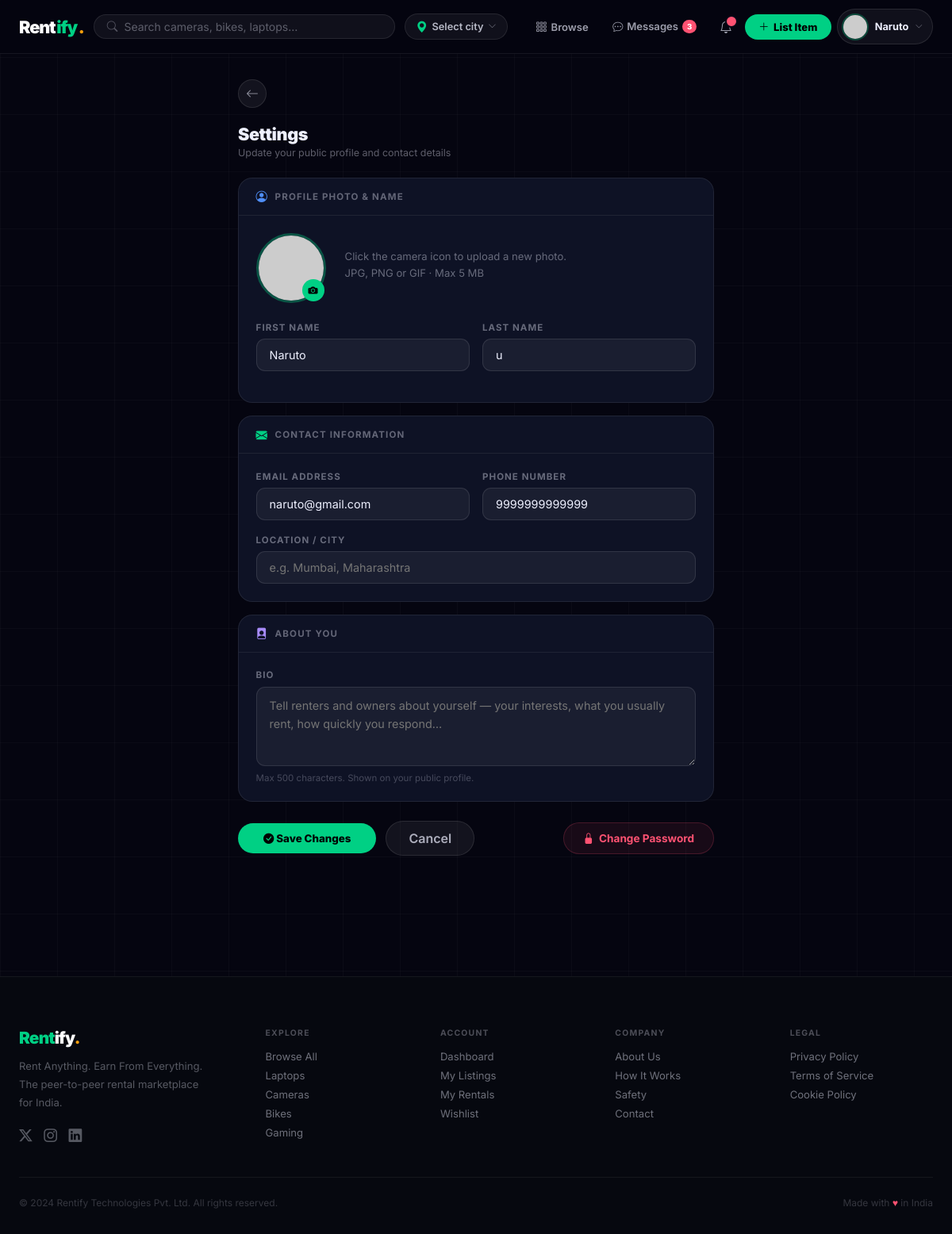
Before: /accounts/profile/edit/ (signed in) with the older database file.
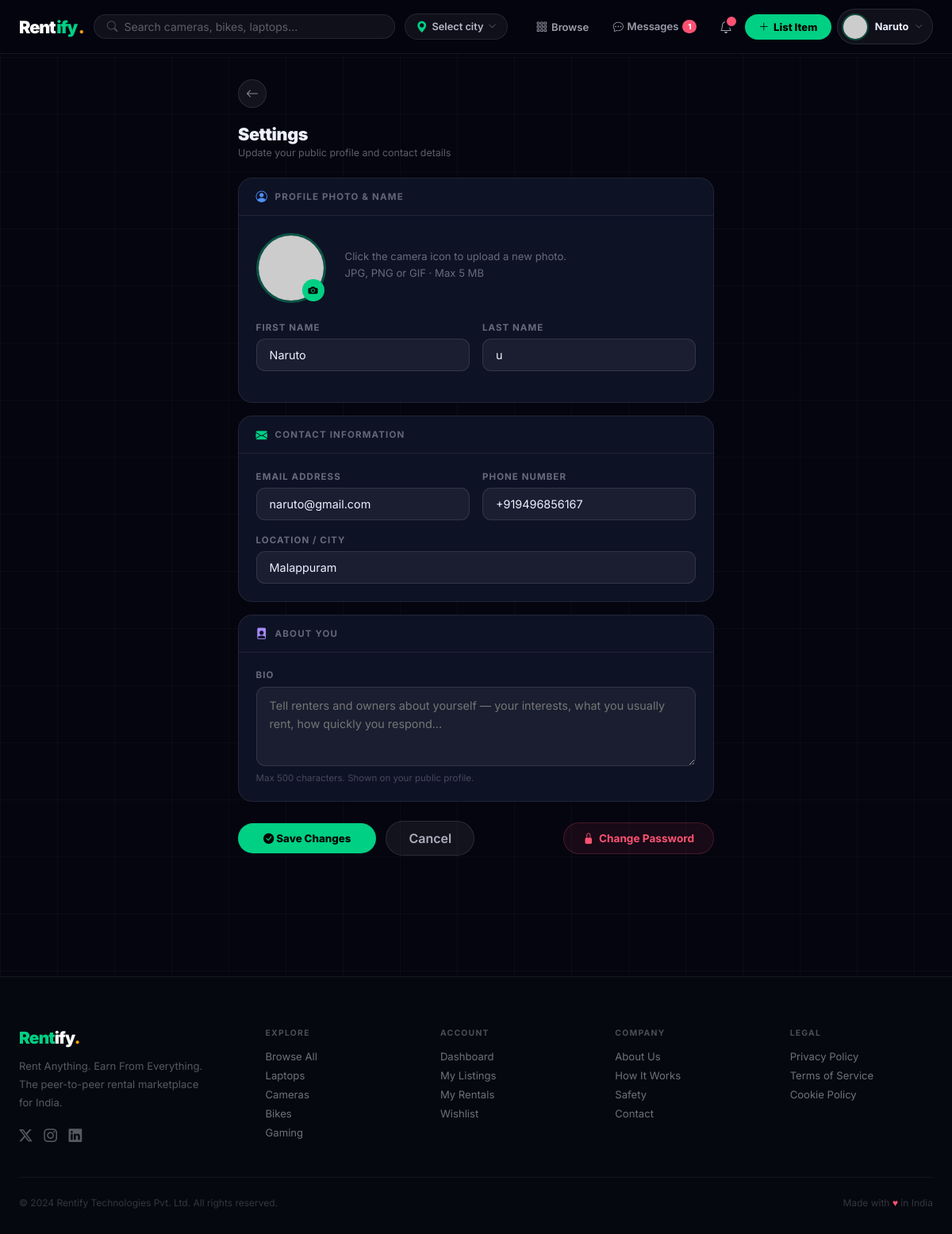
After: the same page with the newer database file.
### accounts/models.py (models this page shows, shortened)
class UserProfile(models.Model):
    user = models.OneToOneField(User, on_delete=models.CASCADE, related_name='profile')
    phone = models.CharField(max_length=20, blank=True)
    address = models.TextField(blank=True)
    bio = models.TextField(blank=True, max_length=500)
    profile_photo = models.ImageField(upload_to='profiles/', blank=True, null=True)
    is_verified = models.BooleanField(default=False)
    rating = models.DecimalField(max_digits=3, decimal_places=2, default=0.00)
    total_reviews = models.IntegerField(default=0)
    total_earnings = models.DecimalField(max_digits=10, decimal_places=2, default=0.00)
    dark_mode = models.BooleanField(default=False)
    created_at = models.DateTimeField(auto_now_add=True)
    updated_at = models.DateTimeField(auto_now=True)
    def get_photo_url(self):
        if self.profile_photo:
            return self.profile_photo.url
        return '/static/images/default-avatar.png'

### accounts/views.py (the view)
# urls.py: path('profile/edit/',     views.edit_profile_view,   name='edit_profile'),
@login_required
def edit_profile_view(request):
    profile = request.user.profile
    if request.method == 'POST':
        form = ProfileUpdateForm(request.user, request.POST, request.FILES, instance=profile)
        if form.is_valid():
            request.user.first_name = form.cleaned_data['first_name']
            request.user.last_name  = form.cleaned_data['last_name']
            request.user.email      = form.cleaned_data['email']
            request.user.save()
            form.save()
            messages.success(request, 'Profile updated successfully.')
            return redirect('dashboard')
    else:
        form = ProfileUpdateForm(request.user, instance=profile)
    return render(request, 'accounts/edit_profile.html', {'form': form})

### listings/context_processors.py (called while the page is built)
def browse_location_processor(request):
    return {'browse_location': (request.session.get('browse_location') or '').strip()}

### notifications/context_processors.py (called while the page is built)
def notifications_processor(request):
    ctx = {
        'unread_notifications': [],
        'unread_count': 0,
        'user_listings_count': 0,
        'user_wishlist_count': 0,
        'user_messages_unread': 0,
        'footer_sections': _footer_sections(request),
    }
    if request.user.is_authenticated:
        user = request.user
        ctx['unread_notifications'] = Notification.objects.filter(
            recipient=user, is_read=False
        ).order_by('-created_at')[:8]
        ctx['unread_count'] = Notification.objects.filter(
            recipient=user, is_read=False
        ).count()
        ctx.update(_user_menu_stats(user))
    return ctx

### subscriptions/context_processors.py (called while the page is built)
def premium_processor(request):
    try:
        if not request.user.is_authenticated:
            return dict(_SAFE_DEFAULT)
        return premium_context(request.user)
    except Exception:
        return dict(_SAFE_DEFAULT)

### subscriptions/utils.py (called while the page is built)
def _db_safe(fn, default=None):
    try:
        return fn()
    except (OperationalError, ProgrammingError):
        return default
    except Exception:
        return default

### templates/accounts/edit_profile.html (shortened to what the changed rows need)
{% extends 'base.html' %}
{% load static %}
{% block content %}
<div class="ep-wrap">
  <div class="acct-page-head" style="margin-bottom:1.5rem;">
    <div class="acct-page-head-text">
      <h1 class="acct-page-title">Settings</h1>
    </div>
  </div>
  <form method="post" enctype="multipart/form-data" novalidate>
    <div class="ep-card" style="margin-bottom:1rem;">
      <div class="ep-card-body">
        <div class="ep-grid-2">
          <div class="ep-field">
            <label class="ep-label">Phone Number</label>
            <input type="tel" name="phone" class="ep-input"
                   value="{{ form.phone.value|default:'' }}" placeholder="+91 98765 43210">
          </div>
        </div>
        <div class="ep-field" style="margin-bottom:0;">
          <label class="ep-label">Location / City</label>
          <input type="text" name="address" class="ep-input"
                 value="{{ form.address.value|default:'' }}" placeholder="e.g. Mumbai, Maharashtra">
        </div>
      </div>
    </div>
  </form>
</div>
{% endblock %}

### templates/includes/navbar.html (shortened to what this page needs)
{% if user.is_authenticated %}
<nav class="rfy-nav" id="mainNav">
  <div class="rfy-nav-inner">
    <a href="{% url 'home' %}" class="rfy-brand me-1">
      <span class="b-dark">Rent</span><span style="color:var(--green);">ify</span><span class="b-dot">.</span>
    </a>
    <form class="rfy-search d-none d-md-flex" action="{% url 'browse' %}" method="get" style="max-width:380px;">
      <i class="bi bi-search" style="color:rgba(238,240,255,.3);font-size:.85rem;flex-shrink:0;"></i>
      <input type="text" name="q" placeholder="Search cameras, bikes, laptops…" value="{{ request.GET.q|default:'' }}" autocomplete="off">
    </form>
    <div class="d-none d-lg-flex">
      {% include 'includes/location_dropdown.html' %}
    </div>
    <div class="rfy-nav-right d-none d-lg-flex">
      <a href="{% url 'browse' %}"
         class="rfy-navlink ">
        <i class="bi bi-grid-3x3-gap"></i> Browse
      </a>
      <a href="{% url 'inbox' %}"
         class="rfy-msg-link {% if request.resolver_match.url_name == 'inbox' or request.resolver_match.url_name == 'conversation' %}active{% endif %}">
        <i class="bi bi-chat-dots"></i>
        Messages
        {% if unread_count > 0 %}<span class="rfy-msg-badge">{{ unread_count }}</span>{% endif %}
      </a>
      <div style="position:relative;">
        <button class="rfy-iconbtn" id="notifBtn" aria-label="Notifications">
          <i class="bi bi-bell"></i>
          {% if unread_count > 0 %}<span class="rfy-badge"></span>{% endif %}
        </button>
      </div>
      <a href="{% url 'create_listing' %}" class="rfy-list-btn">
        <i class="bi bi-plus-lg"></i> List Item
      </a>
      <div class="rfy-nav-authed-only" style="position:relative;margin-left:.15rem;">
        <button class="rfy-profile-trigger" id="profileBtn" aria-expanded="false">
          <img src="{{ request.user.profile.get_photo_url }}"
               alt="{{ request.user.username }}"
               onerror="this.src='https://placehold.co/34/4F8EF7/fff?text={{ request.user.username|first|upper }}'">
          <span class="pt-name d-none d-xl-block">{{ request.user.first_name|default:request.user.username }}</span>
          <i class="bi bi-chevron-down pt-caret"></i>
        </button>
      </div>
    </div>
  </div>
</nav>
{% endif %}

Changed rows visible on the page:
changed UserProfile: phone "9999999999999" → "+919496856167"; address (not shown) → "Malappuram"
Other visible differences:
{{ unread_count }}: "3" → "1"
